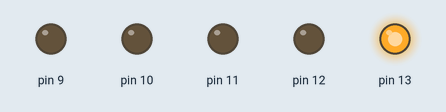
Recording of a sketch running on a simulated Arduino Uno, built with avr-gcc and run on an emulated ATmega328P. Shown: output pins drawn as LEDs (lit = HIGH).

Above: at 0.1 s.
At 9.1 s:
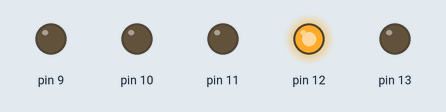
At 19.1 s:
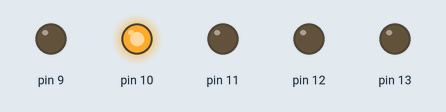
At 24.12 s:
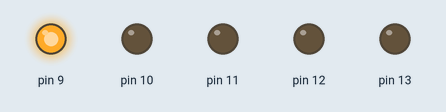
At 27.8 s:
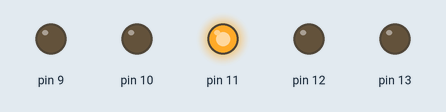
At 39.8 s:
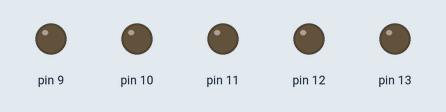
Timing chart, 0 to 40.0 s (numbered marks = the images above):
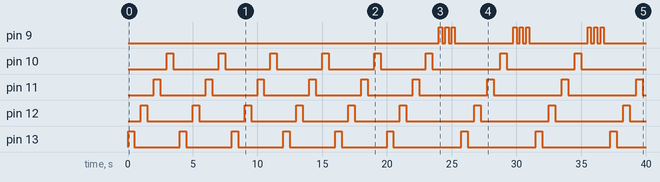

Measured:
- by itself, pin 9: LOW → HIGH at 24.0 s, → LOW 0.25 s later, → HIGH 0.25 s later, → LOW 0.25 s later, … (18 changes in this stretch)
- by itself, pin 10: repeats every 5.8 s: HIGH 0.50 s, LOW 5.3 s
- by itself, pin 11–13: goes 5 × (HIGH 0.50 s, LOW 3.5 s), 3 × (HIGH 0.50 s, LOW 5.3 s), HIGH 0.50 s, then LOW

The sketch:

cool_blinking_led1.ino
```cpp
int number = 0;

void setup()
{
  pinMode(13, OUTPUT);
  pinMode(12, OUTPUT);
  pinMode(11, OUTPUT);
  pinMode(10, OUTPUT);
  pinMode(9, OUTPUT);
  int number = 0;

}

void loop()
{
  digitalWrite(13, HIGH);
  delay(500);
  digitalWrite(13, LOW);
  delay(500);
  digitalWrite(12, HIGH);
  delay(500);
  digitalWrite(12, LOW);
  delay(500);
  digitalWrite(11, HIGH);
  delay(500);
  digitalWrite(11, LOW);
  delay(500);
  digitalWrite(10, HIGH);
  delay(500);
  digitalWrite(10, LOW);
  delay(500);
  number = number + 1;

  if (number>5){
  	digitalWrite(9, HIGH);
  	delay(250);
  	digitalWrite(9, LOW);
  	delay(250);
    digitalWrite(9, HIGH);
  	delay(250);
  	digitalWrite(9, LOW);
  	delay(250);
    digitalWrite(9, HIGH);
  	delay(250);
  	digitalWrite(9, LOW);
  	delay(500);
  }

}
```
